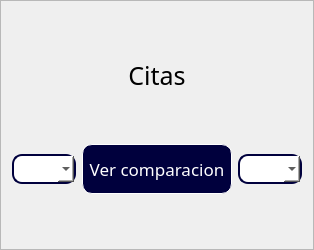
                     <widget class="QFrame" name="fr_est_citas">
                      <property name="minimumSize">
                       <size>
                        <width>0</width>
                        <height>250</height>
                       </size>
                      </property>
                      <property name="maximumSize">
                       <size>
                        <width>16777215</width>
                        <height>250</height>
                       </size>
                      </property>
                      <property name="frameShape">
                       <enum>QFrame::StyledPanel</enum>
                      </property>
                      <property name="frameShadow">
                       <enum>QFrame::Raised</enum>
                      </property>
                      <layout class="QGridLayout" name="gridLayout_3">
                       <property name="horizontalSpacing">
                        <number>6</number>
                       </property>
                       <item row="1" column="1">
                        <widget class="QLabel" name="lbl_est_citas">
                         <property name="minimumSize">
                          <size>
                           <width>0</width>
                           <height>40</height>
                          </size>
                         </property>
                         <property name="maximumSize">
                          <size>
                           <width>16777215</width>
                           <height>40</height>
                          </size>
                         </property>
                         <property name="font">
                          <font>
                           <family>Circular Std</family>
                           <pointsize>19</pointsize>
                          </font>
                         </property>
                         <property name="text">
                          <string>Citas</string>
                         </property>
                         <property name="alignment">
                          <set>Qt::AlignCenter</set>
                         </property>
                        </widget>
                       </item>
                       <item row="2" column="0">
                        <widget class="QComboBox" name="comboBox">
                         <property name="minimumSize">
                          <size>
                           <width>0</width>
                           <height>30</height>
                          </size>
                         </property>
                         <property name="maximumSize">
                          <size>
                           <width>16777215</width>
                           <height>30</height>
                          </size>
                         </property>
                         <property name="styleSheet">
                          <string notr="true">background-color: rgb(255, 255, 255);
border: 2px solid rgb(0, 0, 61);
border-radius: 10px;</string>
                         </property>
                        </widget>
                       </item>
                       <item row="2" column="1">
                        <widget class="QPushButton" name="btn_est">
                         <property name="minimumSize">
                          <size>
                           <width>150</width>
                           <height>50</height>
                          </size>
                         </property>
                         <property name="maximumSize">
                          <size>
                           <width>150</width>
                           <height>50</height>
                          </size>
                         </property>
                         <property name="font">
                          <font>
                           <family>Circular Std Book</family>
                           <pointsize>13</pointsize>
                          </font>
                         </property>
                         <property name="styleSheet">
                          <string notr="true">QPushButton {
background-color: rgb(0, 0, 61);
color: rgb(255, 255, 255);
border: 1px solid white;
border-radius: 10px;
}

QPushButton:hover {
background-color: rgb(0, 0, 31);
color: white;
}</string>
                         </property>
                         <property name="text">
                          <string>Ver comparacion</string>
                         </property>
                        </widget>
                       </item>
                       <item row="2" column="2">
                        <widget class="QComboBox" name="comboBox_2">
                         <property name="minimumSize">
                          <size>
                           <width>0</width>
                           <height>30</height>
                          </size>
                         </property>
                         <property name="maximumSize">
                          <size>
                           <width>16777215</width>
                           <height>30</height>
                          </size>
                         </property>
                         <property name="styleSheet">
                          <string notr="true">background-color: rgb(255, 255, 255);
border: 2px solid rgb(0, 0, 61);
border-radius: 10px;</string>
                         </property>
                        </widget>
                       </item>
                      </layout>
                     </widget>
